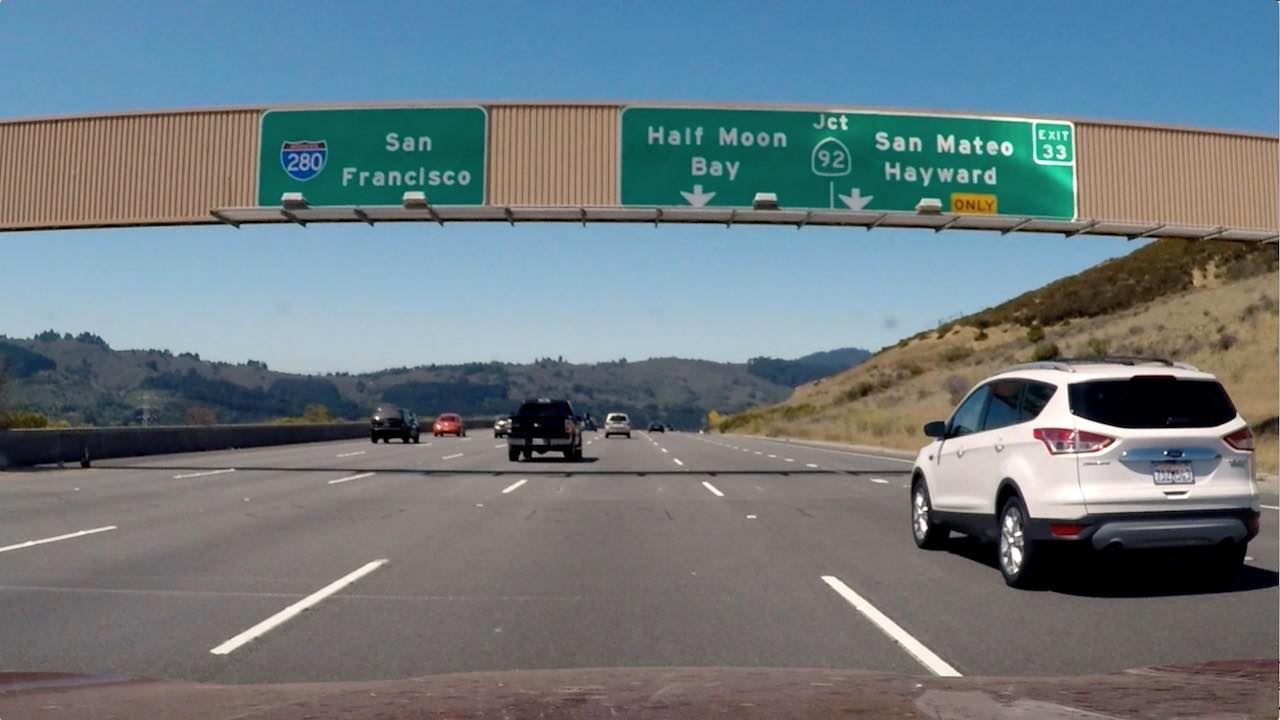
#> input picture test_images/signs_vehicles_xygrad.png, 1280 x 720 px
$ python sobel_func.py   (older library calls are emulated)
#> lines starting #> are read from the running program, lines starting #| are printed output that depends on the picture; after the words box and inside, x2 and y2 are one past the last pixel; in counts of white or black regions, pixels touching at a corner belong together
import cv2
import numpy as np

def abs_sobel_thresh(img, orient='x', sobel_kernel=3, thresh=(0,255)):
    xorder = 1
    yorder = 0
    if orient=='y':
        xorder = 0
        yorder = 1
    sobel = cv2.Sobel(img, cv2.CV_64F, xorder, yorder, ksize=sobel_kernel)
    abs_sobel = np.absolute(sobel)
    grad_binary = np.zeros_like(abs_sobel)
    grad_binary[(abs_sobel>thresh[0]) & (abs_sobel<thresh[1])] = 1
    return grad_binary

def mag_thresh(img, sobel_kernel=3, thresh=(0,255)):
    sobelx = cv2.Sobel(img, cv2.CV_64F, 1, 0, ksize=sobel_kernel)
    sobely = cv2.Sobel(img, cv2.CV_64F, 0, 1, ksize=sobel_kernel)
    mag_sobel = np.sqrt(np.square(sobelx) + np.square(sobely))
    mag_binary = np.zeros_like(mag_sobel)
    mag_binary[(mag_sobel>thresh[0]) & (mag_sobel<thresh[1])] = 1
    return mag_binary

def dir_thresh(img, sobel_kernel=3, thresh=(0,255)):
    sobelx = cv2.Sobel(img, cv2.CV_64F, 1, 0, ksize=sobel_kernel)
    sobely = cv2.Sobel(img, cv2.CV_64F, 0, 1, ksize=sobel_kernel)
    abs_sobelx = np.absolute(sobelx)
    abs_sobely = np.absolute(sobely)
    dir_sobel = np.arctan2(abs_sobely, abs_sobelx)
    dir_binary = np.zeros_like(dir_sobel)
    dir_binary[(dir_sobel>thresh[0]) & (dir_sobel<thresh[1])] = 1
    return dir_binary

image = cv2.imread('test_images/signs_vehicles_xygrad.png')
#> image is the input picture: shape (720, 1280, 3); mean B, G, R 127.5, 121.6, 109.2
gray = cv2.cvtColor(image, cv2.COLOR_BGR2GRAY)
ksize = 3

gradx = abs_sobel_thresh(gray, orient='x', sobel_kernel=ksize, thresh=(0, 255))
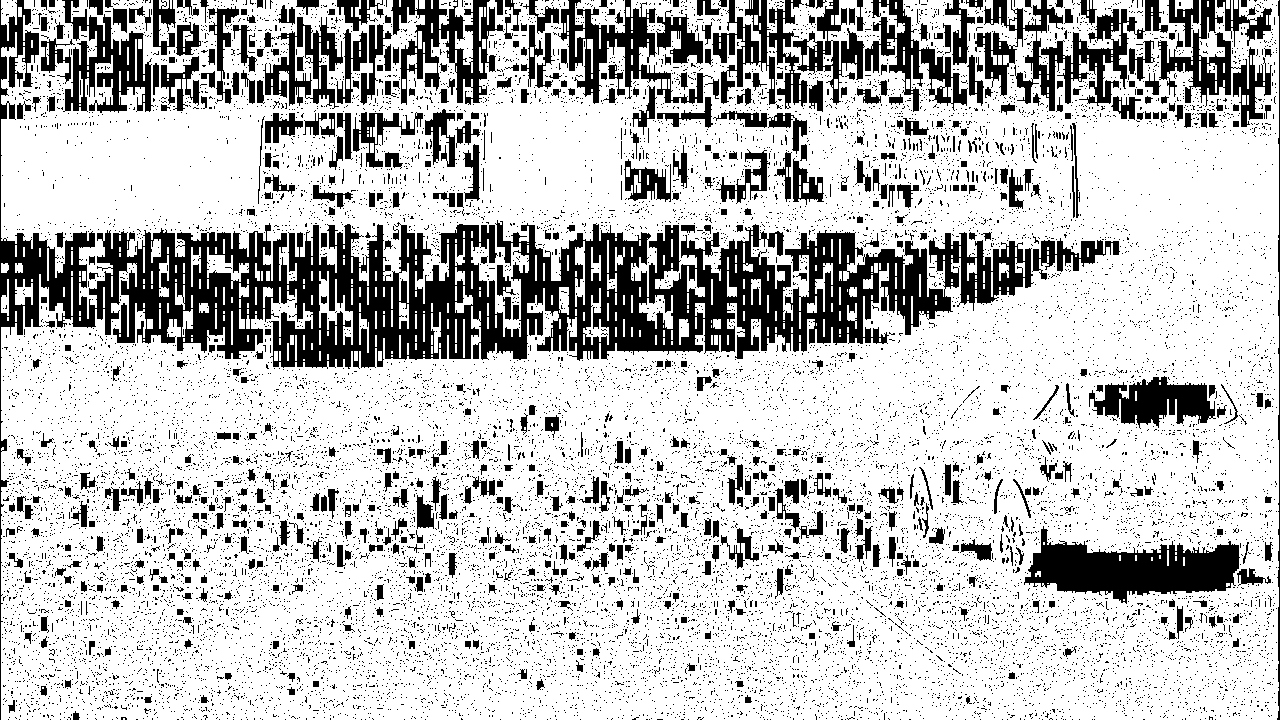
#> gradx: shape (720, 1280) float64; values 0 (black) and 1 (white), 75.3% white; 16863 black regions (16193 under 20 px), largest, box (x1, y1, x2, y2) and area: (0, 0, 1034, 720) 77903, (1024, 526, 1240, 604) 8756, (975, 0, 1168, 111) 7151
grady = abs_sobel_thresh(gray, orient='y', sobel_kernel=ksize, thresh=(0, 255))
#> grady: shape (720, 1280) float64; values 0 (black) and 1 (white), 82.3% white; 15948 black regions (15069 under 20 px), largest, box (x1, y1, x2, y2) and area: (1022, 544, 1265, 591) 8166, (0, 0, 1280, 34) 6159, (104, 311, 546, 363) 5302
mag_binary = mag_thresh(gray, sobel_kernel=ksize, thresh=(0, 255))
#> in mag_thresh, `mag_sobel = np.sqrt(np.square(sobelx) + np.square(sobely))`:
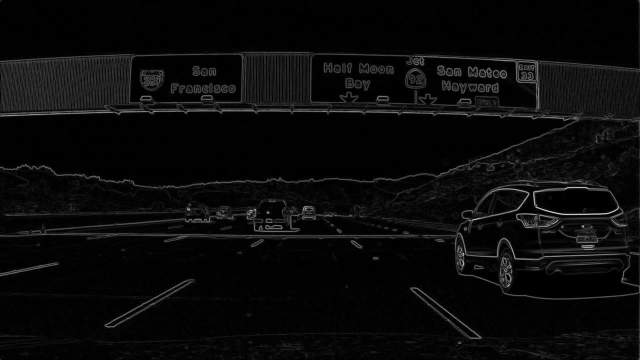
#> mag_sobel: shape (720, 1280) float64 (shown at 1/2 size); min 0, max 924, mean 37.5; drawn with min black and max white
#> mag_binary: shape (720, 1280) float64; values 0 (black) and 1 (white), 86.7% white; 6820 black regions (5543 under 20 px), largest, box (x1, y1, x2, y2) and area: (1024, 544, 1240, 591) 7745, (1121, 384, 1215, 417) 2287, (1066, 374, 1238, 430) 1200
dir_binary = dir_thresh(gray, sobel_kernel=ksize, thresh=(0, np.pi/2))
#> in dir_thresh, `dir_sobel = np.arctan2(abs_sobely, abs_sobelx)`:
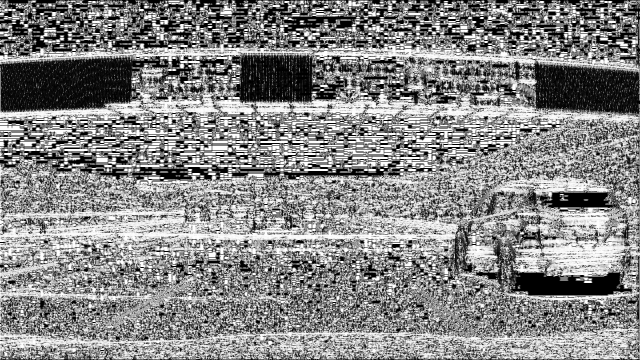
#> dir_sobel: shape (720, 1280) float64 (shown at 1/2 size); min 0, max 1.57, mean 0.827; drawn with min black and max white
#> dir_binary: shape (720, 1280) float64; values 0 (black) and 1 (white), 70.7% white; 22476 black regions (21969 under 20 px), largest, box (x1, y1, x2, y2) and area: (0, 0, 1280, 720) 160943, (1021, 526, 1272, 604) 9283, (264, 109, 482, 175) 5135

combined = np.zeros_like(dir_binary)
combined[((gradx == 1) & (grady == 1)) | ((mag_binary == 1) & (dir_binary == 1))] = 1

cv2.imshow('output', combined)
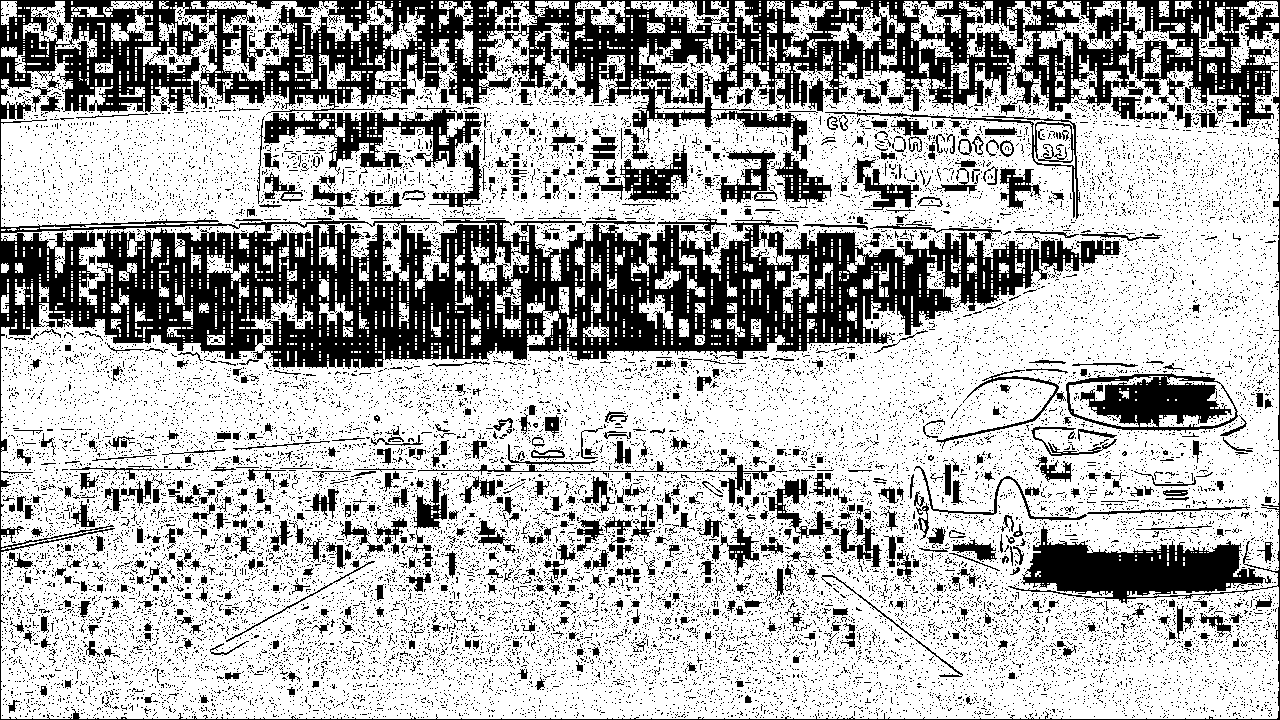
#> window 'output': shape (720, 1280) float64; values 0 (black) and 1 (white), 68.5% white; 22567 black regions (21938 under 20 px), largest, box (x1, y1, x2, y2) and area: (0, 0, 1280, 720) 179234, (1066, 373, 1238, 433) 5479, (584, 145, 688, 202) 1977
cv2.waitKey()

$ run again, with test_images/straight_lines1.jpg saved as test_images/signs_vehicles_xygrad.png
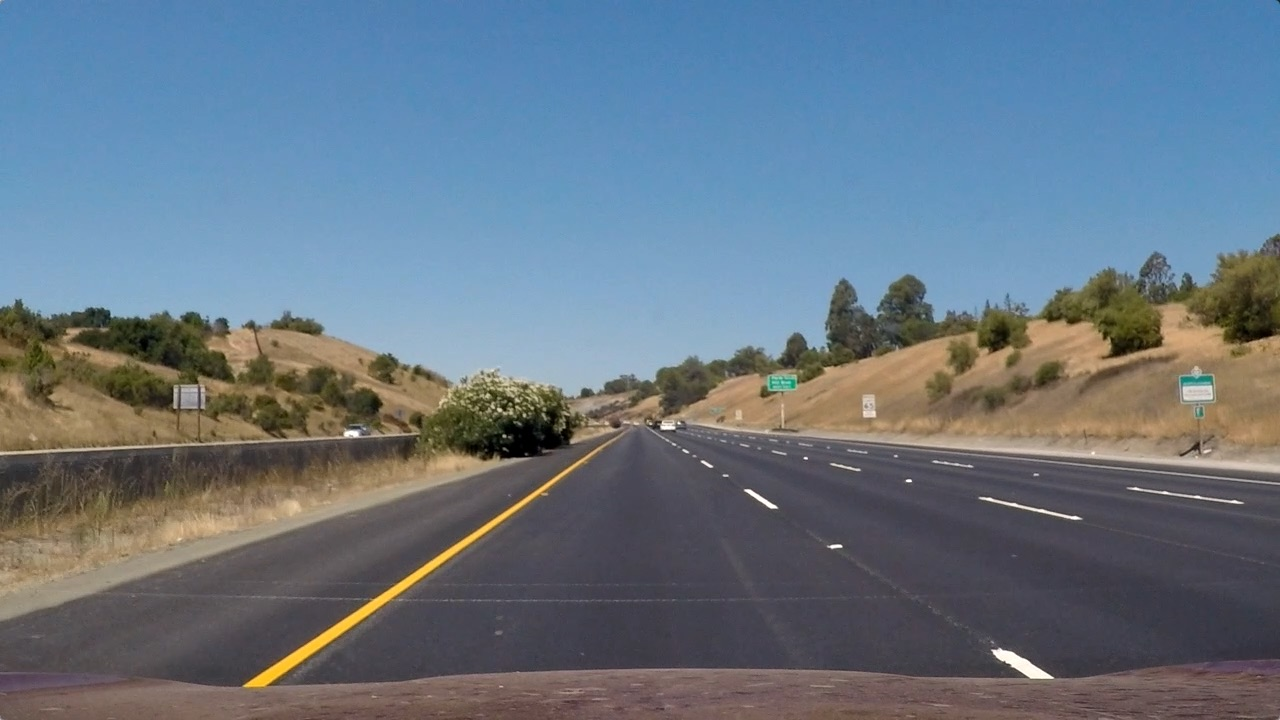
#> input picture test_images/straight_lines1.jpg, 1280 x 720 px
#> image is the input picture: shape (720, 1280, 3); mean B, G, R 131.2, 117.7, 103.2
#> `gradx = abs_sobel_thresh(gray, orient='x', sobel_kernel=ksize, thresh=..`:
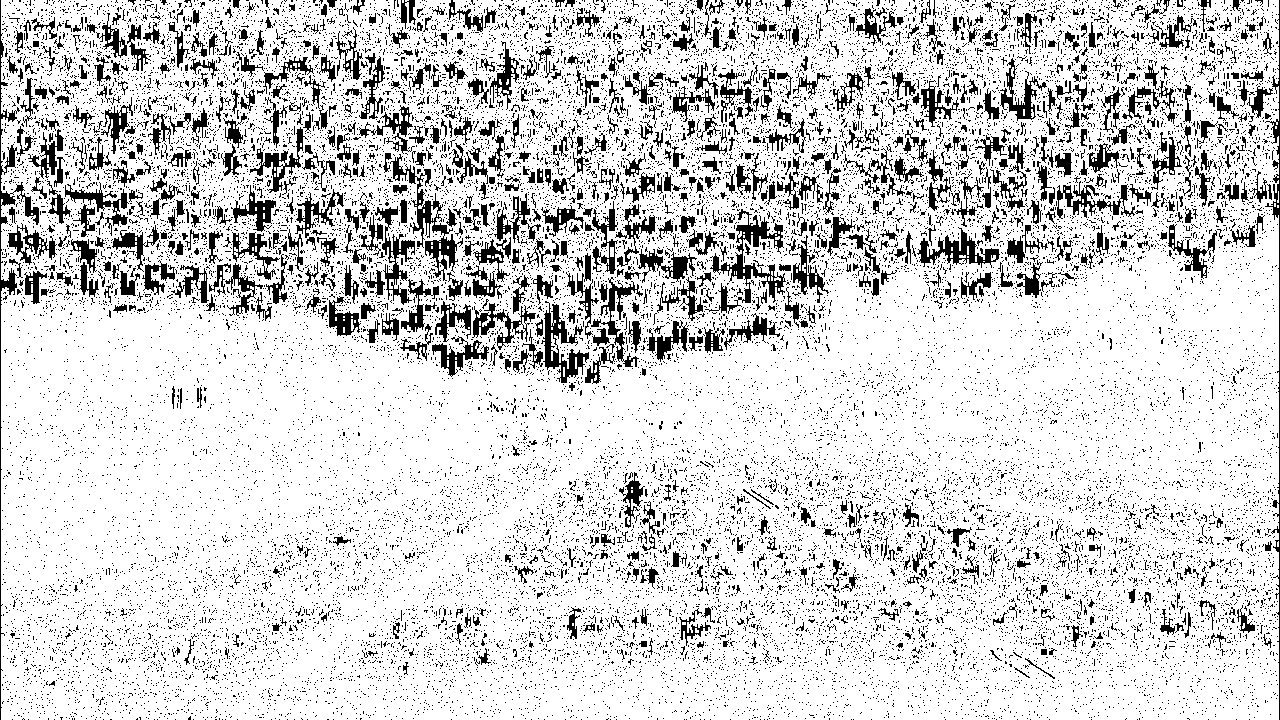
#> gradx: shape (720, 1280) float64; values 0 (black) and 1 (white), 83.2% white; 25826 black regions (24869 under 20 px), largest, box (x1, y1, x2, y2) and area: (705, 209, 786, 314) 2042, (390, 154, 463, 281) 1814, (0, 0, 39, 720) 1789
#> grady: shape (720, 1280) float64; values 0 (black) and 1 (white), 85.3% white; black in thin lines or dots
#> mag_binary: shape (720, 1280) float64; values 0 (black) and 1 (white), 90.7% white; 12240 black regions (11187 under 20 px), largest, box (x1, y1, x2, y2) and area: (0, 428, 420, 456) 771, (266, 492, 540, 686) 601, (372, 440, 610, 600) 547
#> dir_binary: shape (720, 1280) float64; values 0 (black) and 1 (white), 77.6% white; 29056 black regions (28311 under 20 px), largest, box (x1, y1, x2, y2) and area: (400, 201, 830, 387) 16241, (0, 0, 1280, 720) 14108, (342, 151, 464, 305) 5217
#> `cv2.imshow('output', combined)`:
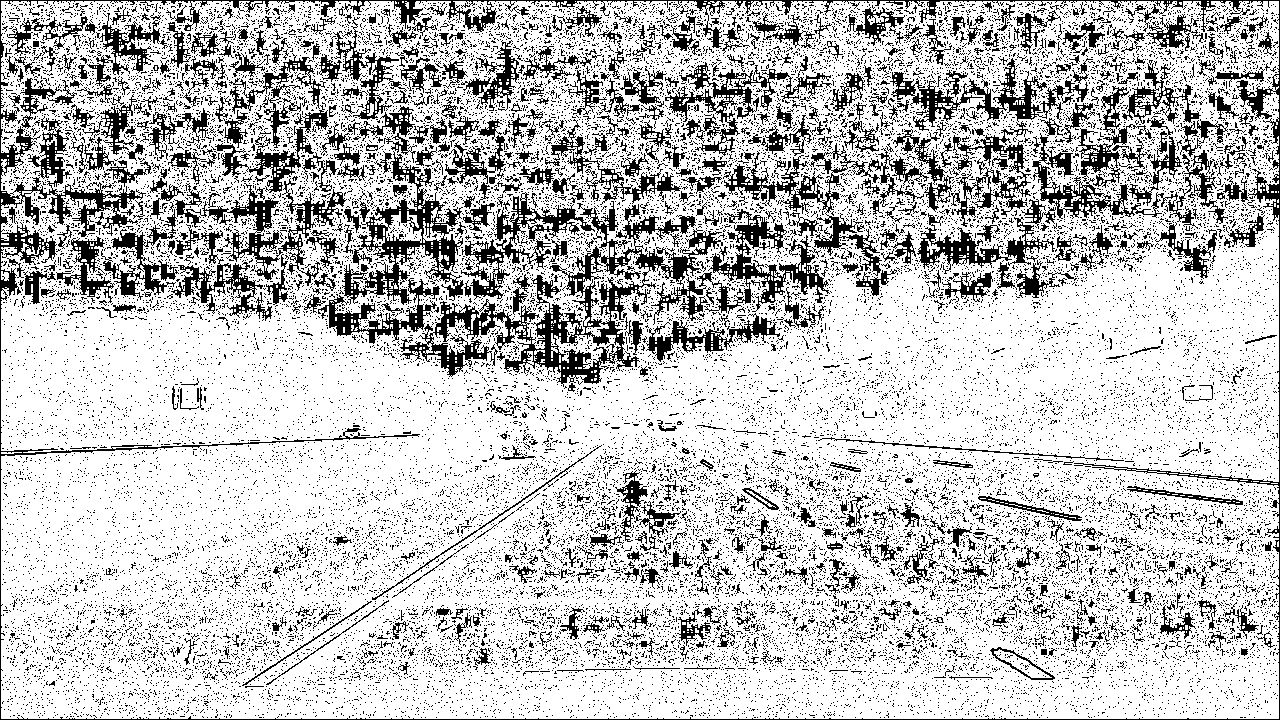
#> window 'output': shape (720, 1280) float64; values 0 (black) and 1 (white), 76.7% white; 29318 black regions (28514 under 20 px), largest, box (x1, y1, x2, y2) and area: (400, 201, 830, 387) 16241, (0, 0, 1280, 720) 15533, (342, 151, 464, 305) 5217

$ run again, with test_images/straight_lines2.jpg saved as test_images/signs_vehicles_xygrad.png
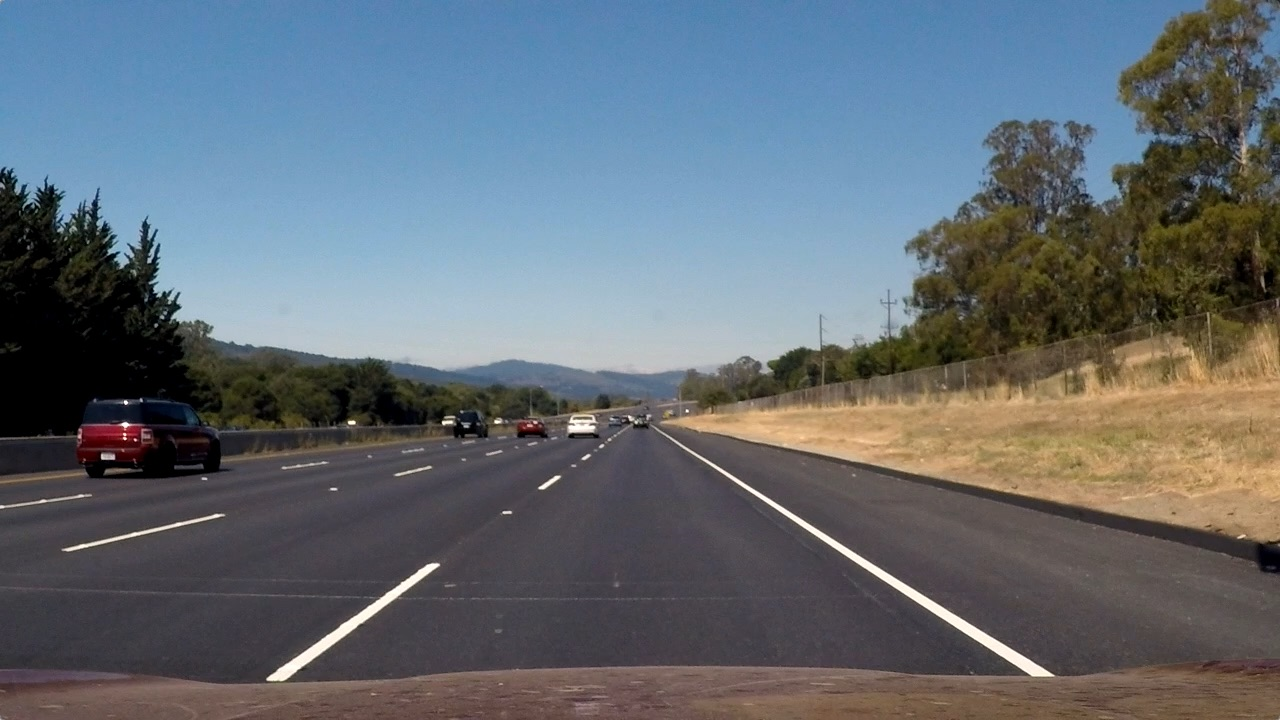
#> input picture test_images/straight_lines2.jpg, 1280 x 720 px
#> image is the input picture: shape (720, 1280, 3); mean B, G, R 115.1, 107.7, 99.4
#> `gradx = abs_sobel_thresh(gray, orient='x', sobel_kernel=ksize, thresh=..`:
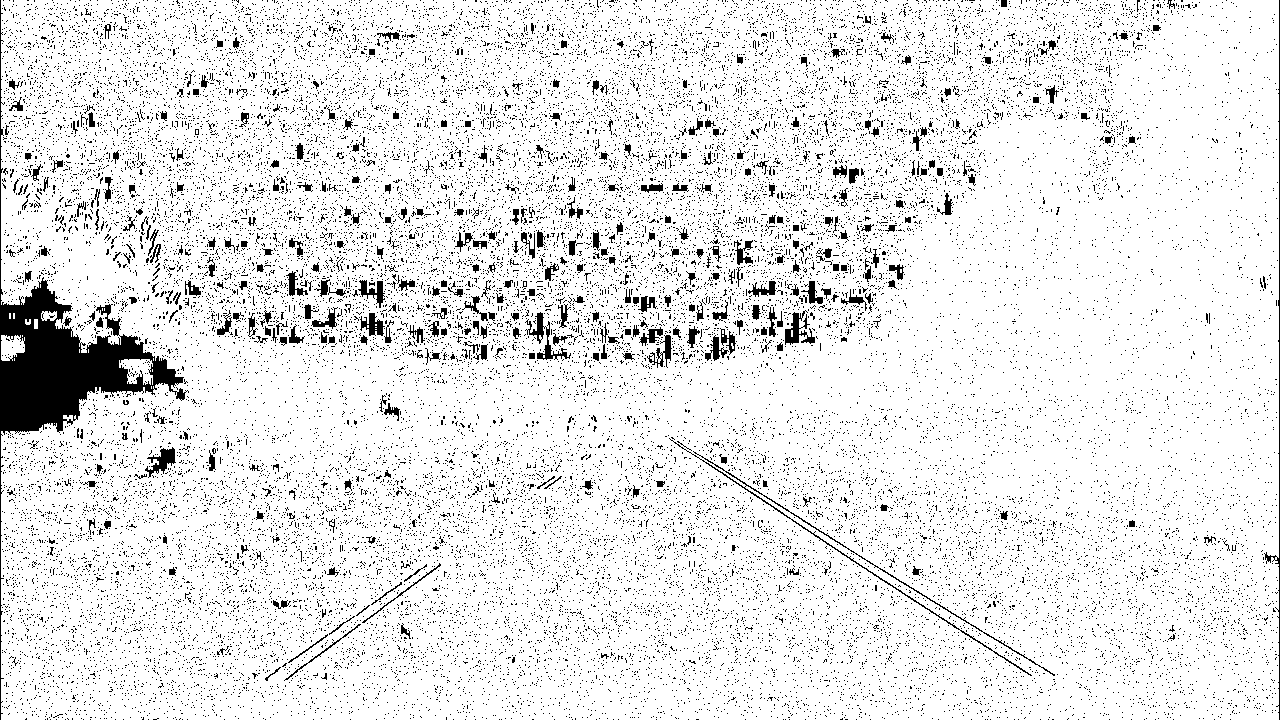
#> gradx: shape (720, 1280) float64; values 0 (black) and 1 (white), 90.6% white; 29572 black regions (29176 under 20 px), largest, box (x1, y1, x2, y2) and area: (0, 0, 189, 720) 13718, (669, 438, 1055, 676) 1228, (1264, 0, 1280, 720) 818
#> grady: shape (720, 1280) float64; values 0 (black) and 1 (white), 91.6% white; 26243 black regions (25940 under 20 px), largest, box (x1, y1, x2, y2) and area: (0, 280, 189, 433) 13077, (654, 426, 1055, 678) 1901, (0, 0, 1280, 7) 1409
#> mag_binary: shape (720, 1280) float64; values 0 (black) and 1 (white), 95.5% white; 7127 black regions (6917 under 20 px), largest, box (x1, y1, x2, y2) and area: (0, 280, 189, 432) 12581, (653, 425, 1056, 678) 2076, (265, 562, 441, 682) 1023
#> dir_binary: shape (720, 1280) float64; values 0 (black) and 1 (white), 86.8% white; 38838 black regions (38339 under 20 px), largest, box (x1, y1, x2, y2) and area: (0, 0, 1280, 720) 18272, (524, 311, 572, 360) 698, (784, 306, 815, 347) 486
#> `cv2.imshow('output', combined)`:
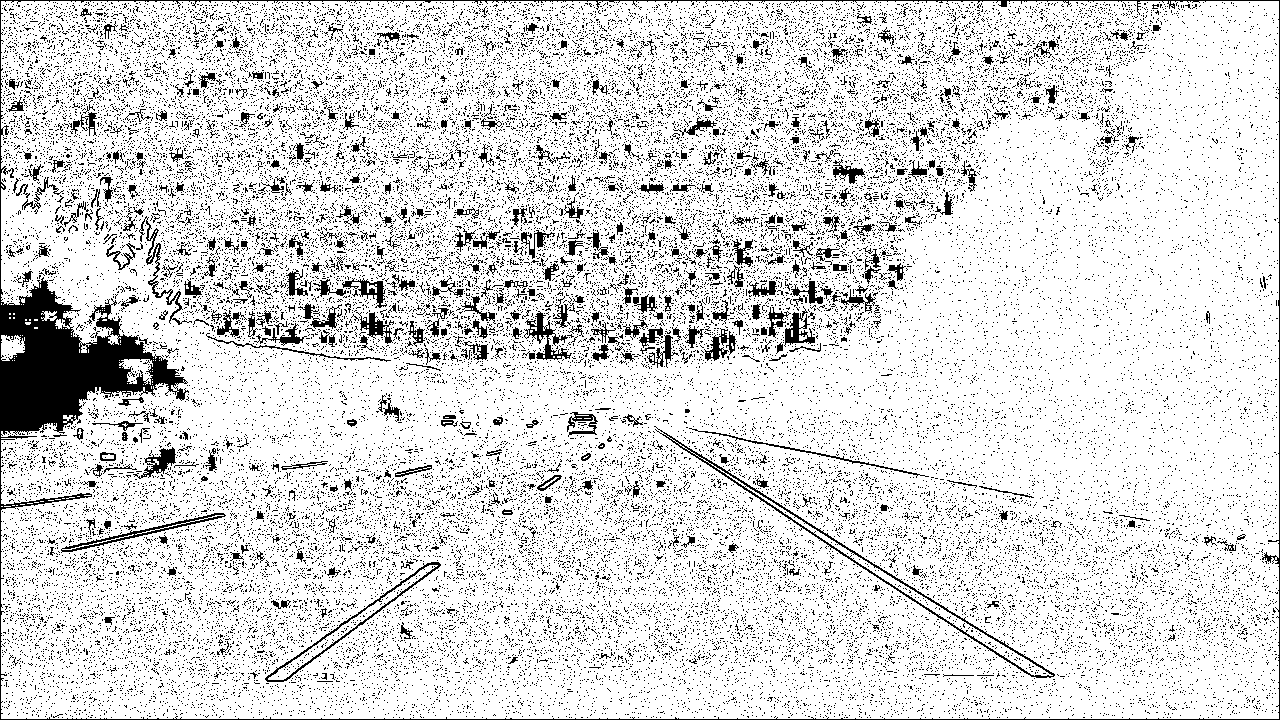
#> window 'output': shape (720, 1280) float64; values 0 (black) and 1 (white), 85.7% white; black in thin lines or dots
